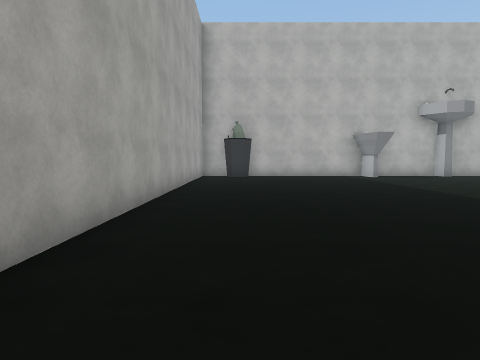
View 1 (above)

20 first-person views from a walk through a 3-D level made in the Unity game engine. The camera is 1.5 m above the floor, tilts 4° down and sees 75° across. The floor is counted in squares, 2 m on a side. Each view is taken from the middle of a square. On the plan, view 1 faces up. The plan holds only what a view shows up to about 10 squares ahead; the rest is blank. The place goes on beyond the plan. The player character is not drawn. Some surface patterns are stand-ins.

View 2
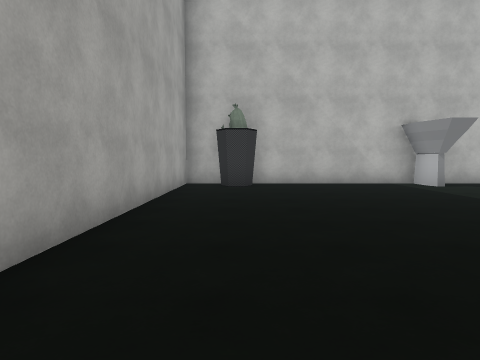

View 3
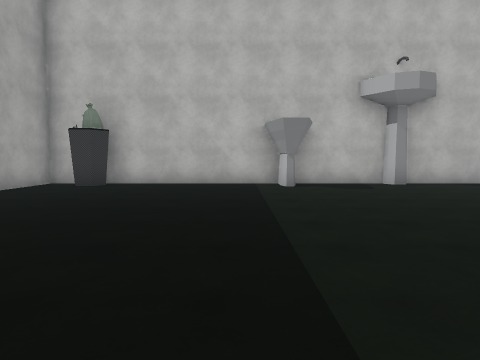

View 4
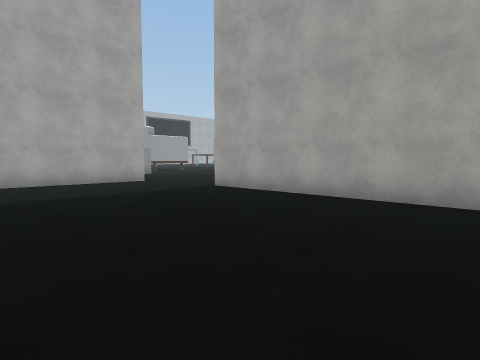

View 5
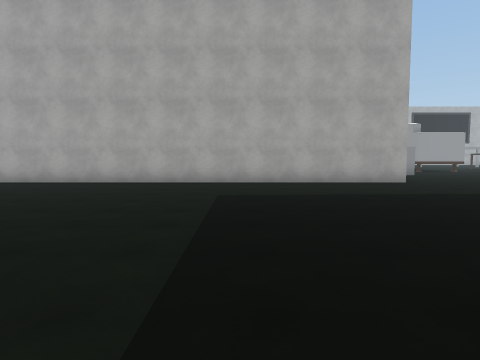

View 6
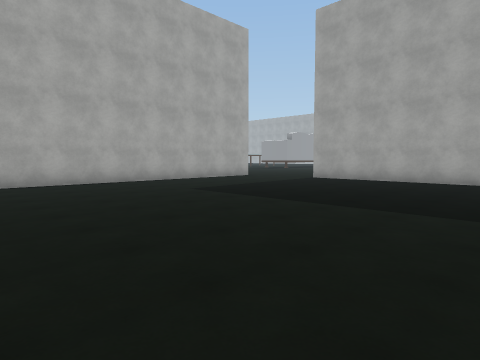

View 7
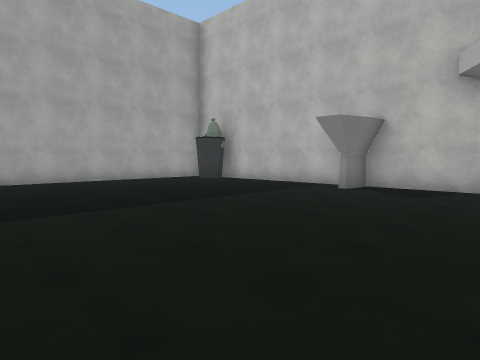

View 8
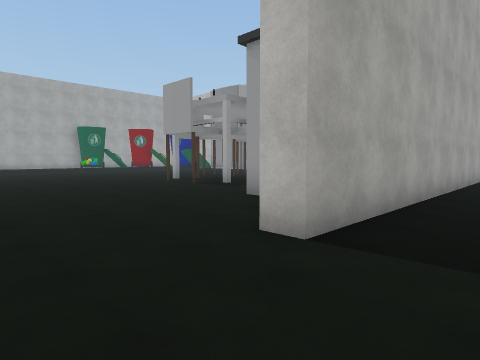

View 9
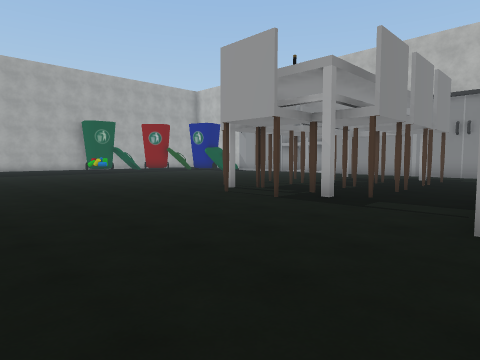

View 10
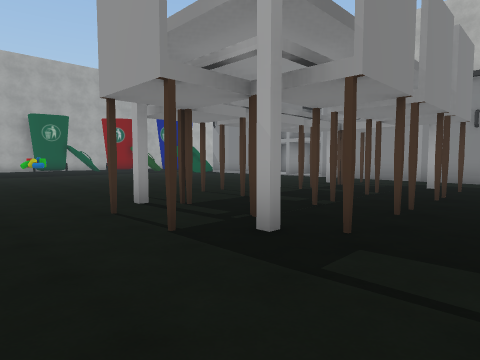

View 11
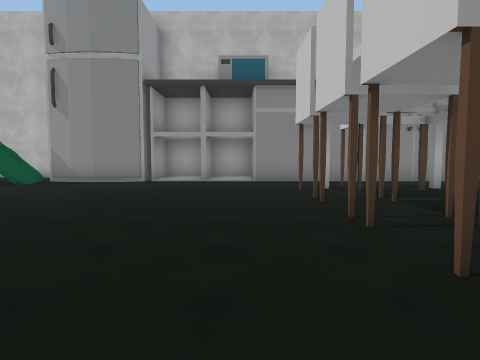

View 12
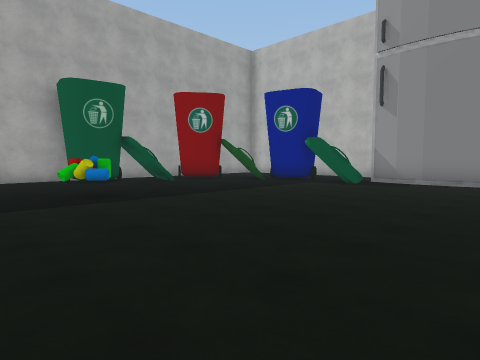

View 13
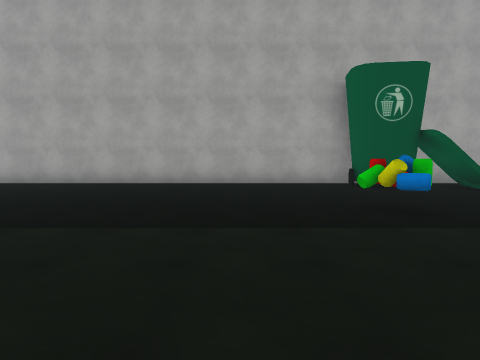

View 14
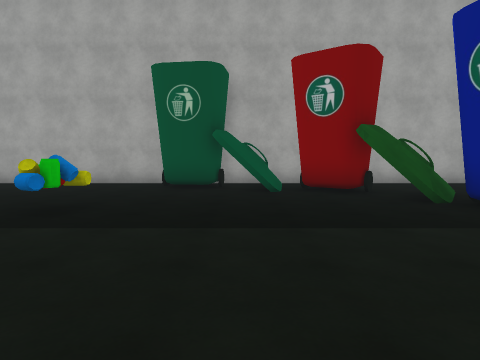

View 15
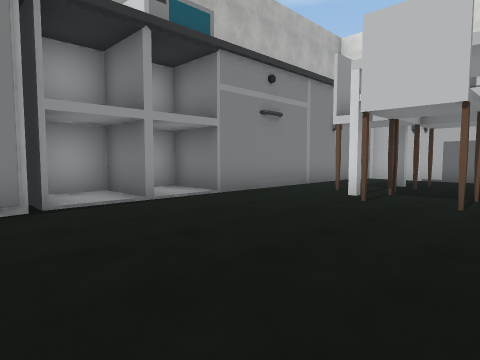

View 16
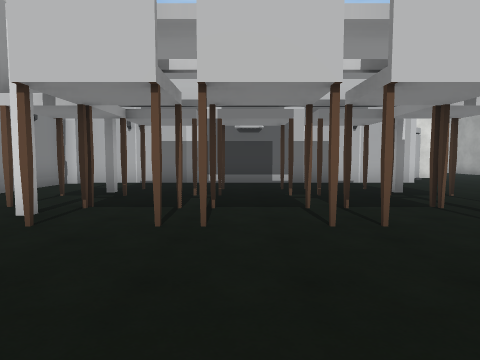

View 17
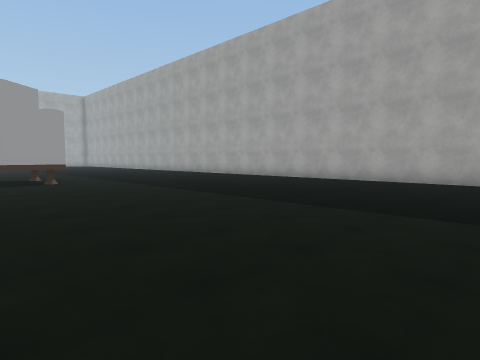

View 18
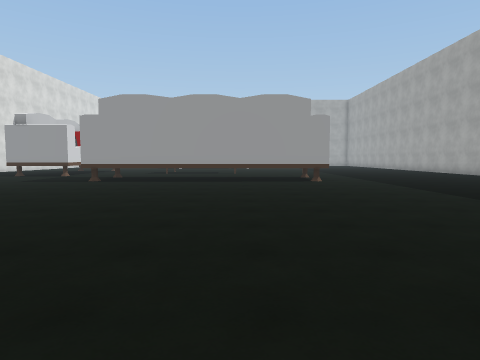

View 19
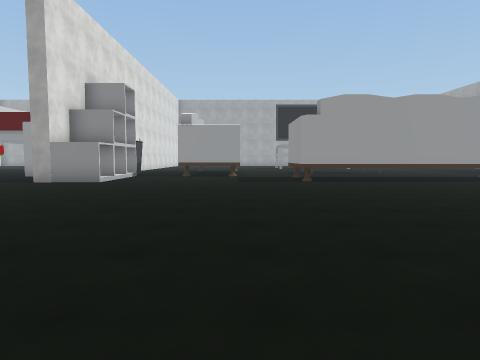

View 20
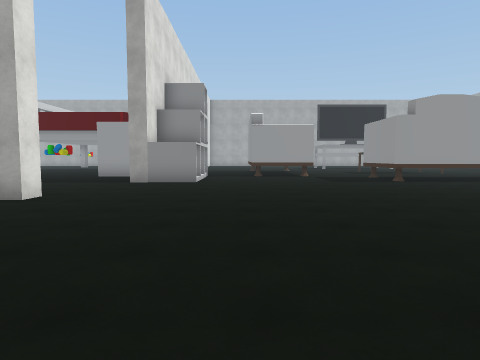

### Floor plan
Points are (right, up) in squares from view 1. A wall is a line through its corners. A room is listed if a view was taken in it or the views show most of it. See-through windows are left out.
Room 1 (views 1, 2, 3, 4, 5, 6, 7, 8)
walls: (-1.1, -4.6) (9.5, -4.6); (8.2, 13.2) (-1.6, 13.2) (-1.6, -1.6)
ways out: opening at (-1, -3) to room 2; gap at (0, 13)
objects: other object (0, 12); other object (5, 13); other object (9, 13)
Room 2 (views 9, 10, 11, 12, 13, 14, 15, 16, 17, 18, 19, 20)
walls: (-4.1, 0.7) (-4.5, 0.7) (-4.5, 10.5); (-17.9, -9) (-9.9, -9); (-13.3, 11) (-13.3, 12.8) (-14.5, 12.8); (-15.1, 10.9) (-16, 10.8); (-15.8, 10.8) (-16.7, 10.8); (-14.8, 11.1) (-15.3, 11.1); (-16.5, 10.8) (-17.3, 10.8); (-1.6, -1.6) (-2.2, -1.6); (-17.2, 10.8) (-18, 10.9); (-1.1, -5.2) (-1.1, -4.6); (-4.8, 11.1) (-11.6, 11.1) (-11.6, 12.5); (-25.3, 8.2) (-25.3, -6.2); (-25.3, 12.8) (-25.3, 9.8)
ways out: opening at (-1, -3) to room 1
objects: other object (-25, 4) to (-23, 7); other object (-24, 7) to (-22, 10); other object (-21, 3) to (-20, 3); other object (-21, 10); other object (-19, 10) to (-18, 11); other object (-11, 3); other object (-11, 5); other object (-9, 2) to (-8, 3); other object (-9, 5); other object (-9, 8); other object (-9, 10) to (-8, 10); other object (-8, 5); other object (-6, 3); other object (-6, 5); other object (-6, 8); other object (-3, -9) to (-2, -9)

Where each view was taken, in squares from view 1:
view 1: 0 up, 0 right, facing up
view 2: 4 up, 0 right, facing up
view 3: 4 up, 4 right, facing up
view 4: 5 up, 4 right, facing down-left
view 5: 5 up, 4 right, facing down
view 6: 5 up, 9 right, facing down-left
view 7: 5 up, 9 right, facing up-left
view 8: 4 down, 0 right, facing up-left
view 9: 3 down, 4 left, facing up-left
view 10: 0 up, 5 left, facing up-left
view 11: 1 up, 12 left, facing up
view 12: 1 up, 14 left, facing up-left
view 13: 1 up, 16 left, facing left
view 14: 6 up, 16 left, facing left
view 15: 6 up, 16 left, facing up-right
view 16: 6 up, 14 left, facing right
view 17: 1 up, 15 left, facing down-left
view 18: 1 up, 15 left, facing down
view 19: 1 up, 8 left, facing down
view 20: 1 up, 5 left, facing down
